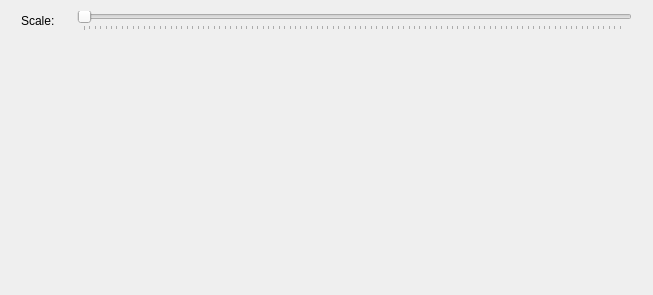
<?xml version="1.0" encoding="UTF-8"?>
<ui version="4.0">
 <class>MagicWaypoint</class>
 <widget class="QWidget" name="MagicWaypoint">
  <property name="geometry">
   <rect>
    <x>0</x>
    <y>0</y>
    <width>653</width>
    <height>295</height>
   </rect>
  </property>
  <property name="sizePolicy">
   <sizepolicy hsizetype="Expanding" vsizetype="Expanding">
    <horstretch>0</horstretch>
    <verstretch>0</verstretch>
   </sizepolicy>
  </property>
  <property name="windowTitle">
   <string>Form</string>
  </property>
  <layout class="QVBoxLayout" name="verticalLayout_2">
   <item>
    <layout class="QVBoxLayout" name="verticalLayout">
     <item>
      <layout class="QHBoxLayout" name="horizontalLayout">
       <item>
        <spacer name="horizontalSpacer_2">
         <property name="orientation">
          <enum>Qt::Horizontal</enum>
         </property>
         <property name="sizeType">
          <enum>QSizePolicy::Preferred</enum>
         </property>
         <property name="sizeHint" stdset="0">
          <size>
           <width>10</width>
           <height>20</height>
          </size>
         </property>
        </spacer>
       </item>
       <item>
        <widget class="QLabel" name="label">
         <property name="sizePolicy">
          <sizepolicy hsizetype="Fixed" vsizetype="Preferred">
           <horstretch>50</horstretch>
           <verstretch>0</verstretch>
          </sizepolicy>
         </property>
         <property name="minimumSize">
          <size>
           <width>50</width>
           <height>0</height>
          </size>
         </property>
         <property name="text">
          <string>Scale:</string>
         </property>
        </widget>
       </item>
       <item>
        <widget class="QSlider" name="horizontalSliderScale">
         <property name="sizePolicy">
          <sizepolicy hsizetype="MinimumExpanding" vsizetype="Fixed">
           <horstretch>0</horstretch>
           <verstretch>0</verstretch>
          </sizepolicy>
         </property>
         <property name="minimum">
          <number>1</number>
         </property>
         <property name="maximum">
          <number>999</number>
         </property>
         <property name="orientation">
          <enum>Qt::Horizontal</enum>
         </property>
         <property name="tickPosition">
          <enum>QSlider::TicksBelow</enum>
         </property>
         <property name="tickInterval">
          <number>10</number>
         </property>
        </widget>
       </item>
       <item>
        <spacer name="horizontalSpacer_3">
         <property name="orientation">
          <enum>Qt::Horizontal</enum>
         </property>
         <property name="sizeType">
          <enum>QSizePolicy::Preferred</enum>
         </property>
         <property name="sizeHint" stdset="0">
          <size>
           <width>10</width>
           <height>20</height>
          </size>
         </property>
        </spacer>
       </item>
      </layout>
     </item>
    </layout>
   </item>
   <item>
    <spacer name="horizontalSpacer">
     <property name="orientation">
      <enum>Qt::Horizontal</enum>
     </property>
     <property name="sizeHint" stdset="0">
      <size>
       <width>40</width>
       <height>20</height>
      </size>
     </property>
    </spacer>
   </item>
   <item>
    <layout class="QGridLayout" name="gridLayout" columnstretch="0">
     <property name="horizontalSpacing">
      <number>10</number>
     </property>
     <property name="leftMargin">
      <number>0</number>
     </property>
     <item row="0" column="0">
      <widget class="PositionField" name="widgetPosition" native="true">
       <property name="sizePolicy">
        <sizepolicy hsizetype="Preferred" vsizetype="Preferred">
         <horstretch>0</horstretch>
         <verstretch>0</verstretch>
        </sizepolicy>
       </property>
       <property name="minimumSize">
        <size>
         <width>200</width>
         <height>200</height>
        </size>
       </property>
       <property name="mouseTracking">
        <bool>false</bool>
       </property>
      </widget>
     </item>
    </layout>
   </item>
  </layout>
 </widget>
 <customwidgets>
  <customwidget>
   <class>PositionField</class>
   <extends>QWidget</extends>
   <header>positionfield.h</header>
   <container>1</container>
  </customwidget>
 </customwidgets>
 <resources/>
 <connections/>
</ui>
